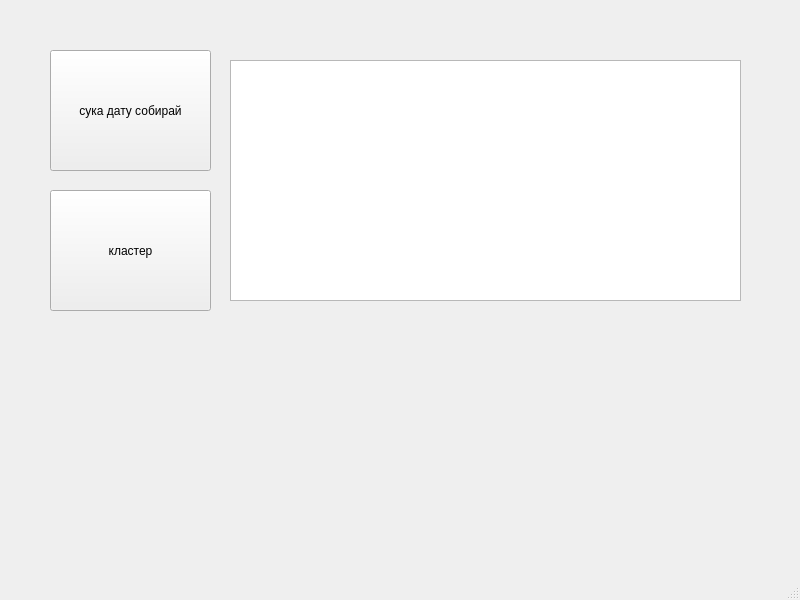
<?xml version="1.0" encoding="UTF-8"?>
<ui version="4.0">
 <class>MainWindow</class>
 <widget class="QMainWindow" name="MainWindow">
  <property name="geometry">
   <rect>
    <x>0</x>
    <y>0</y>
    <width>800</width>
    <height>600</height>
   </rect>
  </property>
  <property name="windowTitle">
   <string>MainWindow</string>
  </property>
  <widget class="QWidget" name="centralwidget">
   <widget class="QPushButton" name="fetchDataButton">
    <property name="geometry">
     <rect>
      <x>50</x>
      <y>50</y>
      <width>161</width>
      <height>121</height>
     </rect>
    </property>
    <property name="text">
     <string>сука дату собирай</string>
    </property>
   </widget>
   <widget class="QPushButton" name="clusterButton">
    <property name="geometry">
     <rect>
      <x>50</x>
      <y>190</y>
      <width>161</width>
      <height>121</height>
     </rect>
    </property>
    <property name="text">
     <string>кластер</string>
    </property>
   </widget>
   <widget class="QTableWidget" name="tableWidget">
    <property name="geometry">
     <rect>
      <x>230</x>
      <y>60</y>
      <width>511</width>
      <height>241</height>
     </rect>
    </property>
   </widget>
  </widget>
  <widget class="QMenuBar" name="menubar">
   <property name="geometry">
    <rect>
     <x>0</x>
     <y>0</y>
     <width>800</width>
     <height>24</height>
    </rect>
   </property>
  </widget>
  <widget class="QStatusBar" name="statusbar"/>
 </widget>
 <resources/>
 <connections/>
</ui>
